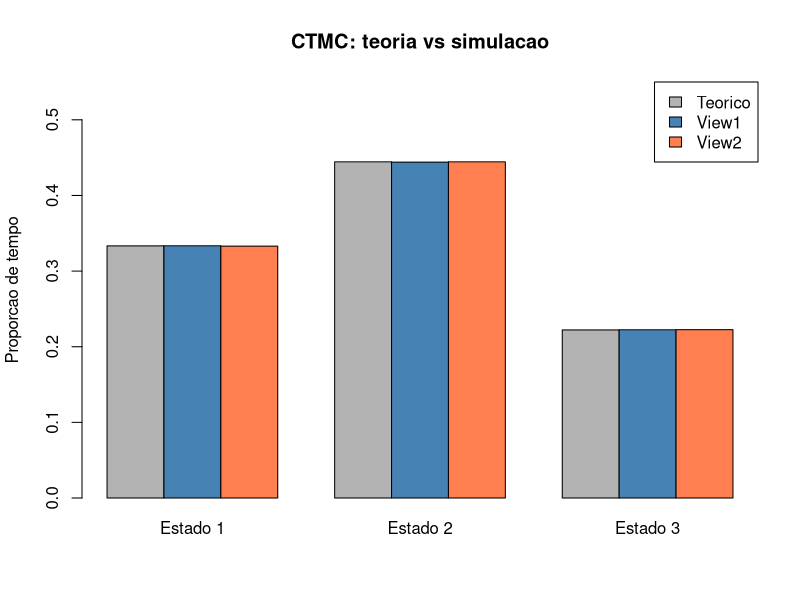

Write the R code that produced this figure.
# 1. Taxas de transicao lambda_ij (linha = origem, coluna = destino)
lambda <- matrix(c(0, 2, 0,
                   1, 0, 1,
                   1, 1, 0),
                 nrow = 3, byrow = TRUE)

# Taxa total de saida de cada estado: nu_i = soma_j lambda_ij
nu <- rowSums(lambda)

A <- matrix(c(
  2, -1, -1,  # Estado 1
  0, -1,  2,  # Estado 3
  1,  1,  1   # Normalizacao
), nrow = 3, byrow = TRUE)

b <- c(0, 0, 1)

# Resolver o sistema
pi_teorico <- as.vector(solve(A, b))

print(pi_teorico)

# Matriz de probabilidades de salto
P <- sweep(lambda, 1, nu, "/")

# 3. Simulacao - View 1
simular_view1 <- function(tempo_total, nu, P) {
  estado <- 1
  tempo <- 0
  tempo_em_cada_estado <- numeric(length(nu))

  while (tempo < tempo_total) {
    dt <- rexp(1, rate = nu[estado])

    dt_efetivo <- min(dt, tempo_total - tempo) # para nao exceder tempo_total
    tempo_em_cada_estado[estado] <- tempo_em_cada_estado[estado] + dt_efetivo
    tempo <- tempo + dt_efetivo

    if (tempo < tempo_total) {
      estado <- sample(1:length(nu), size = 1, prob = P[estado, ])
    }
  }

  tempo_em_cada_estado / tempo_total
}

# 4. Simulacao - View 2
# Geram-se tempos exponenciais independentes para cada transicao possivel.
# A transicao realizada e a que tiver o menor tempo.
simular_view2 <- function(tempo_total, lambda) {
  estado <- 1
  tempo <- 0
  tempo_em_cada_estado <- numeric(nrow(lambda))

  while (tempo < tempo_total) {
    destinos <- which(lambda[estado, ] > 0)
    tempos_possiveis <- rexp(length(destinos),
                             rate = lambda[estado, destinos])

    indice_primeiro <- which.min(tempos_possiveis)
    dt <- tempos_possiveis[indice_primeiro]

    dt_efetivo <- min(dt, tempo_total - tempo)
    tempo_em_cada_estado[estado] <- tempo_em_cada_estado[estado] + dt_efetivo
    tempo <- tempo + dt_efetivo

    if (tempo < tempo_total) {
      estado <- destinos[indice_primeiro]
    }
  }

  tempo_em_cada_estado / tempo_total
}

# 5. Executar simulacoes e comparar (R simulacoes independentes, IC 95%)
set.seed(123)  # Permite repetir os resultados
tempo_total <- 100000
R <- 10

amostras_v1 <- t(replicate(R, simular_view1(tempo_total, nu, P)))
amostras_v2 <- t(replicate(R, simular_view2(tempo_total, lambda)))

ic95 <- function(x) qt(0.975, R - 1) * apply(x, 2, sd) / sqrt(R)
pi_view1 <- colMeans(amostras_v1)
pi_view2 <- colMeans(amostras_v2)

resultados <- data.frame(
  Estado = 1:3,
  Teorico = pi_teorico,
  View1 = pi_view1, IC95_View1 = ic95(amostras_v1),
  View2 = pi_view2, IC95_View2 = ic95(amostras_v2)
)

print(round(resultados, 4))

# 6. Grafico comparativo
comparacao <- rbind(Teorico = pi_teorico,
                    View1 = pi_view1,
                    View2 = pi_view2)

barplot(comparacao,
        beside = TRUE,
        col = c("gray70", "steelblue", "coral"),
        names.arg = c("Estado 1", "Estado 2", "Estado 3"),
        ylab = "Proporcao de tempo",
        ylim = c(0, 0.55),
        legend.text = rownames(comparacao),
        args.legend = list(x = "topright"),
        main = "CTMC: teoria vs simulacao")
